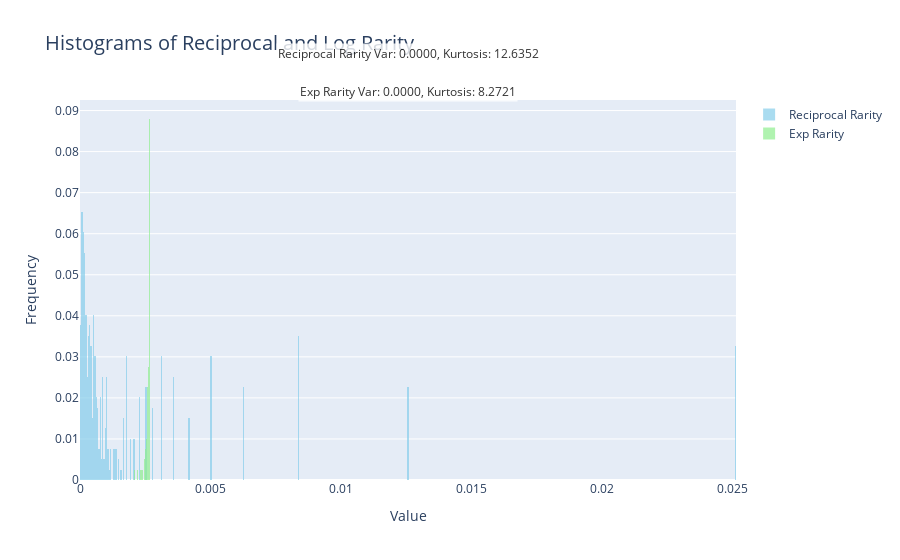

The notebook cell saved with this chart:
### Markdown cell above
问题：如何把类目数量权重映射到稀有度上？
直接映射：倒数加权，这样的得到的稀有度是突变的 我希望稀有度

### Code cell
import plotly.graph_objects as go
import torch
def kurtosis(data):
    # 计算均值和标准差
    mean = data.mean()
    std = data.std()

    # 标准化数据
    standardized_data = (data - mean) / std

    # 计算峰度，去掉 3（标准正态分布的峰度为 3）
    kurt = (standardized_data**4).mean() - 3
    return kurt


reciprocal_rarity=reciprocalrarity.cpu()
exp_rarity=exprarity.cpu()

# 创建图表对象
fig = go.Figure()

# Reciprocal Rarity Histogram
fig.add_trace(go.Histogram(
    x=reciprocal_rarity[1:],
    nbinsx=1000,
    name="Reciprocal Rarity",
    marker_color="skyblue",
    histnorm='probability',
    opacity=0.7,
    showlegend=True  # 不显示图例
))

# Log Rarity Histogram
fig.add_trace(go.Histogram(
    x=exp_rarity[1:],
    nbinsx=500,
    name="Exp Rarity",
    marker_color="lightgreen",
    opacity=0.7,
    histnorm='probability',
    showlegend=True  # 不显示图例
))

# 计算方差和峰度
reciprocal_var = torch.var(reciprocal_rarity[1:])
reciprocal_kurt = kurtosis(reciprocal_rarity[1:])
exp_var = torch.var(exp_rarity[1:])
exp_kurt = kurtosis(exp_rarity[1:])
reciprocal_var_str = f"{reciprocal_var:.4e}"
reciprocal_kurt_str = f"{reciprocal_kurt:.4e}"
exp_var_str = f"{exp_var:.4e}"
exp_kurt_str = f"{exp_kurt:.4e}"

# 添加外部文本框显示方差和峰度
fig.add_annotation(
    x=0.5,  # x轴位置，控制文本框水平位置
    y=1.15,  # y轴位置，调整文本框在图表的外部
    text=f"Reciprocal Rarity\nVar: {reciprocal_var:.4f}, Kurtosis: {reciprocal_kurt:.4f}",
    showarrow=False,
    font=dict(size=12, color="black"),
    align="center",
    bgcolor="white",
    opacity=0.8,
    xref="paper",  # 使用 'paper' 坐标系，让文本框不受图表范围限制
    yref="paper"   # 使用 'paper' 坐标系，使文本框在图表外
)

fig.add_annotation(
    x=0.5,  # x轴位置，控制文本框水平位置
    y=1.05,  # y轴位置，调整文本框在图表的外部
    text=f"Exp Rarity\nVar: {exp_var:.4f}, Kurtosis: {exp_kurt:.4f}",
    showarrow=False,
    font=dict(size=12, color="black"),
    align="center",
    bgcolor="white",
    opacity=0.8,
    xref="paper",  # 使用 'paper' 坐标系，放置在图表外
    yref="paper"   # 使用 'paper' 坐标系，放置在图表外
)

# 更新布局
fig.update_layout(
    title="Histograms of Reciprocal and Log Rarity",
    xaxis_title="Value",
    yaxis_title="Frequency",
    title_font_size=20,
    barmode="overlay",  # 使用 "overlay" 叠加直方图，"group" 可并排显示
    showlegend=True    # 隐藏图例
)

# 显示图表
fig.show()

### Figure 1 — Plotly figure (JSON) as saved in the notebook; plotly's stock layout.template omitted (floating-point values rounded to 4 significant figures; data arrays with more than 128 entries replaced by an {"elided": "..."} marker saying what was removed)
{"data": [{"histnorm": "probability", "marker": {"color": "skyblue"}, "name": "Reciprocal Rarity", "nbinsx": 1000, "opacity": 0.7, "showlegend": true, "type": "histogram", "x": {"elided": "398 float values"}}, {"histnorm": "probability", "marker": {"color": "lightgreen"}, "name": "Exp Rarity", "nbinsx": 500, "opacity": 0.7, "showlegend": true, "type": "histogram", "x": {"elided": "398 float values"}}], "layout": {"annotations": [{"align": "center", "bgcolor": "white", "font": {"color": "black", "size": 12}, "opacity": 0.8, "showarrow": false, "text": "Reciprocal Rarity\nVar: 0.0000, Kurtosis: 12.6352", "x": 0.5, "xref": "paper", "y": 1.15, "yref": "paper"}, {"align": "center", "bgcolor": "white", "font": {"color": "black", "size": 12}, "opacity": 0.8, "showarrow": false, "text": "Exp Rarity\nVar: 0.0000, Kurtosis: 8.2721", "x": 0.5, "xref": "paper", "y": 1.05, "yref": "paper"}], "barmode": "overlay", "showlegend": true, "title": {"font": {"size": 20}, "text": "Histograms of Reciprocal and Log Rarity"}, "xaxis": {"title": {"text": "Value"}}, "yaxis": {"title": {"text": "Frequency"}}}}
